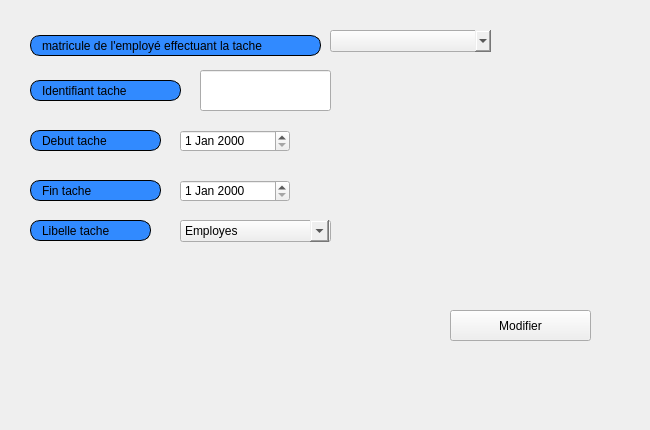
     <widget class="QWidget" name="tab_6">
      <attribute name="title">
       <string>Modifier</string>
      </attribute>
      <widget class="QDateEdit" name="debut_tache_modifier">
       <property name="geometry">
        <rect>
         <x>180</x>
         <y>130</y>
         <width>110</width>
         <height>22</height>
        </rect>
       </property>
       <property name="styleSheet">
        <string notr="true">font: bold, &quot;Arial&quot;;;</string>
       </property>
      </widget>
      <widget class="QLabel" name="label_43">
       <property name="geometry">
        <rect>
         <x>30</x>
         <y>180</y>
         <width>131</width>
         <height>21</height>
        </rect>
       </property>
       <property name="styleSheet">
        <string notr="true">border: 1px solid black;
border-radius: 10px;
padding: 0 8px;
background: #318aff;
font: bold, &quot;Arial&quot;;;
text-align:center;
</string>
       </property>
       <property name="text">
        <string>Fin tache</string>
       </property>
      </widget>
      <widget class="QLabel" name="label_42">
       <property name="geometry">
        <rect>
         <x>30</x>
         <y>130</y>
         <width>131</width>
         <height>21</height>
        </rect>
       </property>
       <property name="styleSheet">
        <string notr="true">border: 1px solid black;
border-radius: 10px;
padding: 0 8px;
background: #318aff;
font: bold, &quot;Arial&quot;;;
text-align:center;
</string>
       </property>
       <property name="text">
        <string>Debut tache</string>
       </property>
      </widget>
      <widget class="QPushButton" name="modifier_tache">
       <property name="geometry">
        <rect>
         <x>450</x>
         <y>310</y>
         <width>141</width>
         <height>31</height>
        </rect>
       </property>
       <property name="styleSheet">
        <string notr="true">#modifier_tache{
font: bold, &quot;Arial&quot;;;     background-color: qlineargradient(x1: 0, y1: 0, x2: 0, y2: 1,
                                       stop: 0 #dadbde, stop: 1 #f6f7fa);
}
#modifier_tache:pressed {
font: bold, &quot;Arial&quot;;;     background-color: qlineargradient(x1: 0, y1: 0, x2: 0, y2: 1,
                                       stop: 0 #dadbde, stop: 1 #fff07b);


}</string>
       </property>
       <property name="text">
        <string>Modifier</string>
       </property>
       <property name="icon">
        <iconset resource="ressources.qrc">
         <normaloff>:/images/img/B.png</normaloff>:/images/img/B.png</iconset>
       </property>
      </widget>
      <widget class="QComboBox" name="libelle_tache_modifier">
       <property name="geometry">
        <rect>
         <x>180</x>
         <y>220</y>
         <width>151</width>
         <height>22</height>
        </rect>
       </property>
       <property name="styleSheet">
        <string notr="true">font: bold, &quot;Arial&quot;;;

QComboBox {
    margin-right: 20px;
}
QComboBox::drop-down {
    subcontrol-origin: margin;
}</string>
       </property>
       <item>
        <property name="text">
         <string>Employes</string>
        </property>
       </item>
       <item>
        <property name="text">
         <string>Materiaux</string>
        </property>
       </item>
       <item>
        <property name="text">
         <string>Evenements</string>
        </property>
       </item>
       <item>
        <property name="text">
         <string>Dons</string>
        </property>
       </item>
       <item>
        <property name="text">
         <string>Chantiers</string>
        </property>
       </item>
       <item>
        <property name="text">
         <string>Fournisseurs</string>
        </property>
       </item>
      </widget>
      <widget class="QLabel" name="label_40">
       <property name="geometry">
        <rect>
         <x>30</x>
         <y>80</y>
         <width>151</width>
         <height>21</height>
        </rect>
       </property>
       <property name="styleSheet">
        <string notr="true">border: 1px solid black;
border-radius: 10px;
padding: 0 8px;
background: #318aff;
font: bold, &quot;Arial&quot;;;
text-align:center;
</string>
       </property>
       <property name="text">
        <string>Identifiant tache</string>
       </property>
      </widget>
      <widget class="QDateEdit" name="fin_tache_modifier">
       <property name="geometry">
        <rect>
         <x>180</x>
         <y>180</y>
         <width>110</width>
         <height>22</height>
        </rect>
       </property>
       <property name="styleSheet">
        <string notr="true">font: bold, &quot;Arial&quot;;;</string>
       </property>
      </widget>
      <widget class="QLabel" name="label_41">
       <property name="geometry">
        <rect>
         <x>30</x>
         <y>220</y>
         <width>121</width>
         <height>21</height>
        </rect>
       </property>
       <property name="styleSheet">
        <string notr="true">border: 1px solid black;
border-radius: 10px;
padding: 0 8px;
background: #318aff;
font: bold, &quot;Arial&quot;;;
text-align:center;
</string>
       </property>
       <property name="text">
        <string>Libelle tache</string>
       </property>
      </widget>
      <widget class="QLabel" name="label_56">
       <property name="geometry">
        <rect>
         <x>30</x>
         <y>35</y>
         <width>291</width>
         <height>21</height>
        </rect>
       </property>
       <property name="styleSheet">
        <string notr="true">border: 1px solid black;
border-radius: 10px;
padding: 0 8px;
background: #318aff;
font: bold, &quot;Arial&quot;;;
text-align:center;
</string>
       </property>
       <property name="text">
        <string>matricule de l'employé effectuant la tache</string>
       </property>
      </widget>
      <widget class="QLineEdit" name="identifiant_tache_modifier">
       <property name="geometry">
        <rect>
         <x>200</x>
         <y>70</y>
         <width>131</width>
         <height>41</height>
        </rect>
       </property>
      </widget>
      <widget class="QComboBox" name="matricule_tache_modifier">
       <property name="geometry">
        <rect>
         <x>330</x>
         <y>30</y>
         <width>181</width>
         <height>22</height>
        </rect>
       </property>
       <property name="styleSheet">
        <string notr="true">QComboBox {
    margin-right: 20px;
}
QComboBox::drop-down {
    subcontrol-origin: margin;
}</string>
       </property>
      </widget>
      <widget class="QLabel" name="label_50">
       <property name="geometry">
        <rect>
         <x>-10</x>
         <y>-20</y>
         <width>641</width>
         <height>421</height>
        </rect>
       </property>
       <property name="text">
        <string/>
       </property>
       <property name="pixmap">
        <pixmap resource="ressources.qrc">:/images/img/imf.jpg</pixmap>
       </property>
       <property name="scaledContents">
        <bool>true</bool>
       </property>
      </widget>
      <zorder>label_50</zorder>
      <zorder>debut_tache_modifier</zorder>
      <zorder>label_43</zorder>
      <zorder>label_42</zorder>
      <zorder>modifier_tache</zorder>
      <zorder>libelle_tache_modifier</zorder>
      <zorder>label_40</zorder>
      <zorder>fin_tache_modifier</zorder>
      <zorder>label_41</zorder>
      <zorder>label_56</zorder>
      <zorder>identifiant_tache_modifier</zorder>
      <zorder>matricule_tache_modifier</zorder>
     </widget>
